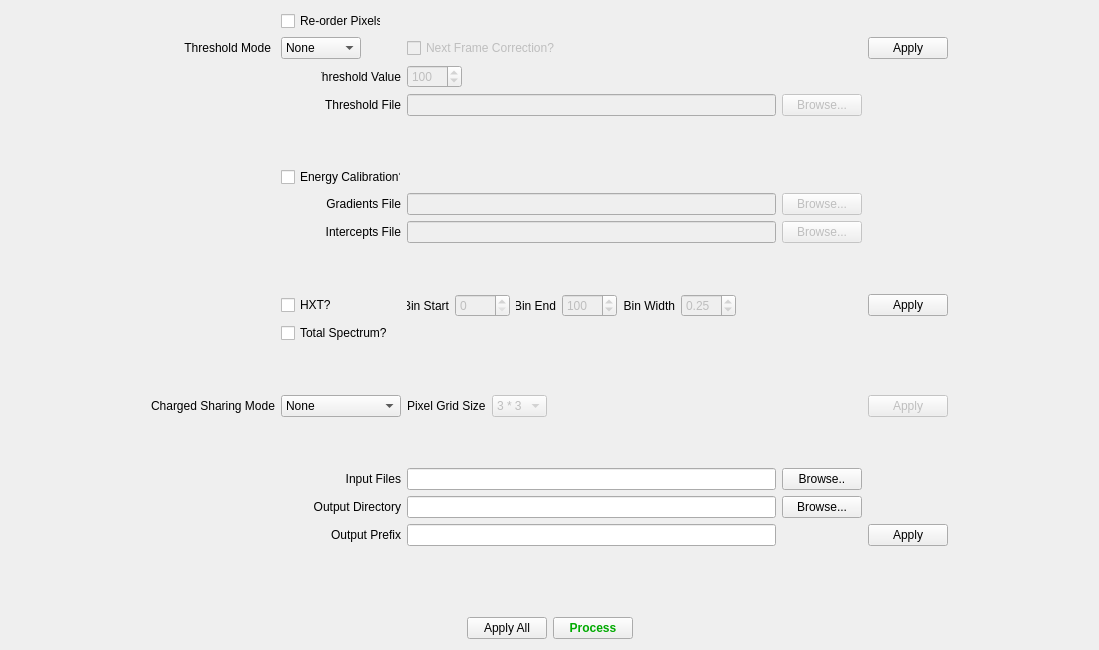
<?xml version="1.0" encoding="UTF-8"?>
<ui version="4.0">
 <class>ProcessingForm</class>
 <widget class="QWidget" name="ProcessingForm">
  <property name="geometry">
   <rect>
    <x>0</x>
    <y>0</y>
    <width>1099</width>
    <height>650</height>
   </rect>
  </property>
  <property name="minimumSize">
   <size>
    <width>800</width>
    <height>480</height>
   </size>
  </property>
  <property name="windowTitle">
   <string>Form</string>
  </property>
  <layout class="QGridLayout" name="gridLayout_4">
   <item row="0" column="0" colspan="4">
    <layout class="QHBoxLayout" name="horizontalLayout_4"/>
   </item>
   <item row="6" column="0">
    <spacer name="horizontalSpacer_2">
     <property name="orientation">
      <enum>Qt::Horizontal</enum>
     </property>
     <property name="sizeHint" stdset="0">
      <size>
       <width>40</width>
       <height>20</height>
      </size>
     </property>
    </spacer>
   </item>
   <item row="6" column="2">
    <widget class="QPushButton" name="processButton">
     <property name="maximumSize">
      <size>
       <width>100</width>
       <height>16777215</height>
      </size>
     </property>
     <property name="palette">
      <palette>
       <active>
        <colorrole role="Text">
         <brush brushstyle="SolidPattern">
          <color alpha="255">
           <red>0</red>
           <green>170</green>
           <blue>0</blue>
          </color>
         </brush>
        </colorrole>
        <colorrole role="ButtonText">
         <brush brushstyle="SolidPattern">
          <color alpha="255">
           <red>0</red>
           <green>170</green>
           <blue>0</blue>
          </color>
         </brush>
        </colorrole>
       </active>
       <inactive>
        <colorrole role="Text">
         <brush brushstyle="SolidPattern">
          <color alpha="255">
           <red>0</red>
           <green>170</green>
           <blue>0</blue>
          </color>
         </brush>
        </colorrole>
        <colorrole role="ButtonText">
         <brush brushstyle="SolidPattern">
          <color alpha="255">
           <red>0</red>
           <green>170</green>
           <blue>0</blue>
          </color>
         </brush>
        </colorrole>
       </inactive>
       <disabled>
        <colorrole role="Text">
         <brush brushstyle="SolidPattern">
          <color alpha="255">
           <red>120</red>
           <green>120</green>
           <blue>120</blue>
          </color>
         </brush>
        </colorrole>
        <colorrole role="ButtonText">
         <brush brushstyle="SolidPattern">
          <color alpha="255">
           <red>120</red>
           <green>120</green>
           <blue>120</blue>
          </color>
         </brush>
        </colorrole>
       </disabled>
      </palette>
     </property>
     <property name="font">
      <font>
       <weight>75</weight>
       <bold>true</bold>
      </font>
     </property>
     <property name="text">
      <string>Process</string>
     </property>
    </widget>
   </item>
   <item row="6" column="3">
    <spacer name="horizontalSpacer_3">
     <property name="orientation">
      <enum>Qt::Horizontal</enum>
     </property>
     <property name="sizeHint" stdset="0">
      <size>
       <width>40</width>
       <height>20</height>
      </size>
     </property>
    </spacer>
   </item>
   <item row="1" column="0" rowspan="4" colspan="4">
    <layout class="QGridLayout" name="gridLayout_3">
     <item row="1" column="2">
      <widget class="QComboBox" name="thresholdModeComboBox">
       <property name="maximumSize">
        <size>
         <width>80</width>
         <height>16777215</height>
        </size>
       </property>
       <property name="currentText">
        <string>None</string>
       </property>
       <item>
        <property name="text">
         <string>None</string>
        </property>
       </item>
       <item>
        <property name="text">
         <string>Value</string>
        </property>
       </item>
       <item>
        <property name="text">
         <string>File</string>
        </property>
       </item>
      </widget>
     </item>
     <item row="1" column="5">
      <widget class="QPushButton" name="thresholdButton">
       <property name="maximumSize">
        <size>
         <width>80</width>
         <height>16777215</height>
        </size>
       </property>
       <property name="text">
        <string>Apply</string>
       </property>
      </widget>
     </item>
     <item row="0" column="2">
      <widget class="QCheckBox" name="re_orderCheckBox">
       <property name="maximumSize">
        <size>
         <width>100</width>
         <height>16777215</height>
        </size>
       </property>
       <property name="layoutDirection">
        <enum>Qt::LeftToRight</enum>
       </property>
       <property name="text">
        <string>Re-order Pixels?</string>
       </property>
       <property name="checked">
        <bool>false</bool>
       </property>
      </widget>
     </item>
     <item row="3" column="2">
      <widget class="QLabel" name="thresholdValueLabel">
       <property name="maximumSize">
        <size>
         <width>80</width>
         <height>16777215</height>
        </size>
       </property>
       <property name="layoutDirection">
        <enum>Qt::RightToLeft</enum>
       </property>
       <property name="text">
        <string>Threshold Value</string>
       </property>
       <property name="alignment">
        <set>Qt::AlignRight|Qt::AlignTrailing|Qt::AlignVCenter</set>
       </property>
      </widget>
     </item>
     <item row="1" column="1">
      <widget class="QLabel" name="thresholdModeLabel">
       <property name="maximumSize">
        <size>
         <width>120</width>
         <height>16777215</height>
        </size>
       </property>
       <property name="layoutDirection">
        <enum>Qt::LeftToRight</enum>
       </property>
       <property name="text">
        <string>Threshold Mode</string>
       </property>
       <property name="alignment">
        <set>Qt::AlignRight|Qt::AlignTrailing|Qt::AlignVCenter</set>
       </property>
      </widget>
     </item>
     <item row="20" column="6">
      <spacer name="horizontalSpacer">
       <property name="orientation">
        <enum>Qt::Horizontal</enum>
       </property>
       <property name="sizeHint" stdset="0">
        <size>
         <width>40</width>
         <height>20</height>
        </size>
       </property>
      </spacer>
     </item>
     <item row="3" column="3">
      <widget class="QSpinBox" name="thresholdValue">
       <property name="enabled">
        <bool>false</bool>
       </property>
       <property name="maximumSize">
        <size>
         <width>55</width>
         <height>16777215</height>
        </size>
       </property>
       <property name="sizeIncrement">
        <size>
         <width>40</width>
         <height>0</height>
        </size>
       </property>
       <property name="minimum">
        <number>1</number>
       </property>
       <property name="maximum">
        <number>65535</number>
       </property>
       <property name="value">
        <number>100</number>
       </property>
      </widget>
     </item>
     <item row="19" column="1">
      <spacer name="verticalSpacer_3">
       <property name="orientation">
        <enum>Qt::Vertical</enum>
       </property>
       <property name="sizeHint" stdset="0">
        <size>
         <width>20</width>
         <height>40</height>
        </size>
       </property>
      </spacer>
     </item>
     <item row="4" column="2">
      <widget class="QLabel" name="thresholdFileLabel">
       <property name="maximumSize">
        <size>
         <width>80</width>
         <height>16777215</height>
        </size>
       </property>
       <property name="layoutDirection">
        <enum>Qt::RightToLeft</enum>
       </property>
       <property name="text">
        <string>Threshold File</string>
       </property>
       <property name="alignment">
        <set>Qt::AlignRight|Qt::AlignTrailing|Qt::AlignVCenter</set>
       </property>
      </widget>
     </item>
     <item row="10" column="2">
      <layout class="QHBoxLayout" name="horizontalLayout_2">
       <item>
        <widget class="QCheckBox" name="hxtCheckBox">
         <property name="text">
          <string>HXT?</string>
         </property>
        </widget>
       </item>
      </layout>
     </item>
     <item row="17" column="3">
      <widget class="QLineEdit" name="outputDirectory">
       <property name="maximumSize">
        <size>
         <width>750</width>
         <height>16777215</height>
        </size>
       </property>
      </widget>
     </item>
     <item row="15" column="1">
      <spacer name="verticalSpacer">
       <property name="orientation">
        <enum>Qt::Vertical</enum>
       </property>
       <property name="sizeHint" stdset="0">
        <size>
         <width>20</width>
         <height>40</height>
        </size>
       </property>
      </spacer>
     </item>
     <item row="9" column="2">
      <spacer name="verticalSpacer_2">
       <property name="orientation">
        <enum>Qt::Vertical</enum>
       </property>
       <property name="sizeHint" stdset="0">
        <size>
         <width>20</width>
         <height>40</height>
        </size>
       </property>
      </spacer>
     </item>
     <item row="18" column="3">
      <widget class="QLineEdit" name="outputPrefix">
       <property name="maximumSize">
        <size>
         <width>750</width>
         <height>16777215</height>
        </size>
       </property>
      </widget>
     </item>
     <item row="17" column="4">
      <widget class="QPushButton" name="outputDirectoryButton">
       <property name="maximumSize">
        <size>
         <width>80</width>
         <height>16777215</height>
        </size>
       </property>
       <property name="text">
        <string>Browse...</string>
       </property>
      </widget>
     </item>
     <item row="10" column="5">
      <widget class="QPushButton" name="energyCalibrationButton">
       <property name="maximumSize">
        <size>
         <width>80</width>
         <height>16777215</height>
        </size>
       </property>
       <property name="text">
        <string>Apply</string>
       </property>
      </widget>
     </item>
     <item row="11" column="2">
      <widget class="QCheckBox" name="totalSpectrumCheckBox">
       <property name="text">
        <string>Total Spectrum?</string>
       </property>
      </widget>
     </item>
     <item row="8" column="3">
      <widget class="QLineEdit" name="interceptFilename">
       <property name="enabled">
        <bool>false</bool>
       </property>
       <property name="maximumSize">
        <size>
         <width>750</width>
         <height>16777215</height>
        </size>
       </property>
      </widget>
     </item>
     <item row="5" column="2">
      <spacer name="verticalSpacer_5">
       <property name="orientation">
        <enum>Qt::Vertical</enum>
       </property>
       <property name="sizeHint" stdset="0">
        <size>
         <width>20</width>
         <height>40</height>
        </size>
       </property>
      </spacer>
     </item>
     <item row="17" column="2">
      <widget class="QLabel" name="outputDirectorylabel">
       <property name="maximumSize">
        <size>
         <width>120</width>
         <height>16777215</height>
        </size>
       </property>
       <property name="text">
        <string>Output Directory</string>
       </property>
       <property name="alignment">
        <set>Qt::AlignRight|Qt::AlignTrailing|Qt::AlignVCenter</set>
       </property>
      </widget>
     </item>
     <item row="8" column="4">
      <widget class="QPushButton" name="interceptsFileButton">
       <property name="enabled">
        <bool>false</bool>
       </property>
       <property name="maximumSize">
        <size>
         <width>80</width>
         <height>16777215</height>
        </size>
       </property>
       <property name="text">
        <string>Browse...</string>
       </property>
      </widget>
     </item>
     <item row="14" column="1">
      <widget class="QLabel" name="chargedSharingLabel">
       <property name="text">
        <string>&lt;html&gt;&lt;head/&gt;&lt;body&gt;&lt;p&gt;Charged Sharing Mode&lt;/p&gt;&lt;/body&gt;&lt;/html&gt;</string>
       </property>
      </widget>
     </item>
     <item row="1" column="3">
      <widget class="QCheckBox" name="nextFrameCorrectionCheckBox">
       <property name="enabled">
        <bool>false</bool>
       </property>
       <property name="text">
        <string>Next Frame Correction?</string>
       </property>
      </widget>
     </item>
     <item row="14" column="5">
      <widget class="QPushButton" name="chargedSharingButton">
       <property name="enabled">
        <bool>false</bool>
       </property>
       <property name="maximumSize">
        <size>
         <width>80</width>
         <height>16777215</height>
        </size>
       </property>
       <property name="text">
        <string>Apply</string>
       </property>
      </widget>
     </item>
     <item row="16" column="2">
      <widget class="QLabel" name="inputFilesLabel">
       <property name="text">
        <string>Input Files</string>
       </property>
       <property name="alignment">
        <set>Qt::AlignRight|Qt::AlignTrailing|Qt::AlignVCenter</set>
       </property>
      </widget>
     </item>
     <item row="14" column="3">
      <layout class="QHBoxLayout" name="horizontalLayout_3">
       <item>
        <widget class="QLabel" name="pixelGridLabel">
         <property name="text">
          <string>Pixel Grid Size</string>
         </property>
        </widget>
       </item>
       <item>
        <widget class="QComboBox" name="pixelGridComboBox">
         <property name="enabled">
          <bool>false</bool>
         </property>
         <item>
          <property name="text">
           <string>3 * 3</string>
          </property>
         </item>
         <item>
          <property name="text">
           <string>5 * 5</string>
          </property>
         </item>
        </widget>
       </item>
       <item>
        <spacer name="horizontalSpacer_4">
         <property name="orientation">
          <enum>Qt::Horizontal</enum>
         </property>
         <property name="sizeHint" stdset="0">
          <size>
           <width>40</width>
           <height>20</height>
          </size>
         </property>
        </spacer>
       </item>
      </layout>
     </item>
     <item row="13" column="2">
      <spacer name="verticalSpacer_8">
       <property name="orientation">
        <enum>Qt::Vertical</enum>
       </property>
       <property name="sizeHint" stdset="0">
        <size>
         <width>20</width>
         <height>40</height>
        </size>
       </property>
      </spacer>
     </item>
     <item row="4" column="3">
      <widget class="QLineEdit" name="thresholdFile">
       <property name="enabled">
        <bool>false</bool>
       </property>
       <property name="maximumSize">
        <size>
         <width>750</width>
         <height>16777215</height>
        </size>
       </property>
      </widget>
     </item>
     <item row="6" column="2">
      <widget class="QCheckBox" name="energyCalibrationCheckBox">
       <property name="maximumSize">
        <size>
         <width>120</width>
         <height>16777215</height>
        </size>
       </property>
       <property name="text">
        <string>Energy Calibration?</string>
       </property>
      </widget>
     </item>
     <item row="8" column="2">
      <widget class="QLabel" name="interceptsFileLabel">
       <property name="text">
        <string>Intercepts File</string>
       </property>
       <property name="alignment">
        <set>Qt::AlignRight|Qt::AlignTrailing|Qt::AlignVCenter</set>
       </property>
      </widget>
     </item>
     <item row="14" column="2">
      <widget class="QComboBox" name="chargedSharingComboBox">
       <property name="enabled">
        <bool>true</bool>
       </property>
       <property name="currentText">
        <string>None</string>
       </property>
       <item>
        <property name="text">
         <string>None</string>
        </property>
       </item>
       <item>
        <property name="text">
         <string>Addition</string>
        </property>
       </item>
       <item>
        <property name="text">
         <string>Discrimination</string>
        </property>
       </item>
      </widget>
     </item>
     <item row="7" column="4">
      <widget class="QPushButton" name="gradientsFileButton">
       <property name="enabled">
        <bool>false</bool>
       </property>
       <property name="maximumSize">
        <size>
         <width>80</width>
         <height>23</height>
        </size>
       </property>
       <property name="text">
        <string>Browse...</string>
       </property>
      </widget>
     </item>
     <item row="7" column="3">
      <widget class="QLineEdit" name="gradientFilename">
       <property name="enabled">
        <bool>false</bool>
       </property>
       <property name="maximumSize">
        <size>
         <width>750</width>
         <height>16777215</height>
        </size>
       </property>
      </widget>
     </item>
     <item row="10" column="3">
      <layout class="QHBoxLayout" name="horizontalLayout">
       <item>
        <widget class="QLabel" name="startBinLabel">
         <property name="maximumSize">
          <size>
           <width>42</width>
           <height>16777215</height>
          </size>
         </property>
         <property name="sizeIncrement">
          <size>
           <width>40</width>
           <height>0</height>
          </size>
         </property>
         <property name="text">
          <string>Bin Start</string>
         </property>
         <property name="alignment">
          <set>Qt::AlignRight|Qt::AlignTrailing|Qt::AlignVCenter</set>
         </property>
        </widget>
       </item>
       <item>
        <widget class="QSpinBox" name="binStartSpinBox">
         <property name="enabled">
          <bool>false</bool>
         </property>
         <property name="minimumSize">
          <size>
           <width>55</width>
           <height>0</height>
          </size>
         </property>
         <property name="maximumSize">
          <size>
           <width>55</width>
           <height>16777215</height>
          </size>
         </property>
         <property name="maximum">
          <number>640000</number>
         </property>
        </widget>
       </item>
       <item>
        <widget class="QLabel" name="endBinLabel">
         <property name="maximumSize">
          <size>
           <width>40</width>
           <height>16777215</height>
          </size>
         </property>
         <property name="text">
          <string>Bin End</string>
         </property>
         <property name="alignment">
          <set>Qt::AlignRight|Qt::AlignTrailing|Qt::AlignVCenter</set>
         </property>
        </widget>
       </item>
       <item>
        <widget class="QSpinBox" name="binEndSpinBox">
         <property name="enabled">
          <bool>false</bool>
         </property>
         <property name="minimumSize">
          <size>
           <width>55</width>
           <height>0</height>
          </size>
         </property>
         <property name="maximumSize">
          <size>
           <width>55</width>
           <height>16777215</height>
          </size>
         </property>
         <property name="minimum">
          <number>1</number>
         </property>
         <property name="maximum">
          <number>640000</number>
         </property>
         <property name="value">
          <number>100</number>
         </property>
        </widget>
       </item>
       <item>
        <widget class="QLabel" name="label">
         <property name="text">
          <string>Bin Width</string>
         </property>
         <property name="alignment">
          <set>Qt::AlignRight|Qt::AlignTrailing|Qt::AlignVCenter</set>
         </property>
        </widget>
       </item>
       <item>
        <widget class="QDoubleSpinBox" name="binWidthSpinBox">
         <property name="enabled">
          <bool>false</bool>
         </property>
         <property name="minimumSize">
          <size>
           <width>55</width>
           <height>0</height>
          </size>
         </property>
         <property name="maximumSize">
          <size>
           <width>55</width>
           <height>16777215</height>
          </size>
         </property>
         <property name="minimum">
          <double>0.100000000000000</double>
         </property>
         <property name="singleStep">
          <double>0.250000000000000</double>
         </property>
         <property name="value">
          <double>0.250000000000000</double>
         </property>
        </widget>
       </item>
       <item>
        <spacer name="horizontalSpacer_5">
         <property name="orientation">
          <enum>Qt::Horizontal</enum>
         </property>
         <property name="sizeHint" stdset="0">
          <size>
           <width>40</width>
           <height>20</height>
          </size>
         </property>
        </spacer>
       </item>
      </layout>
     </item>
     <item row="16" column="3">
      <widget class="QLineEdit" name="inputFilesList">
       <property name="maximumSize">
        <size>
         <width>750</width>
         <height>16777215</height>
        </size>
       </property>
      </widget>
     </item>
     <item row="18" column="2">
      <widget class="QLabel" name="outputPrefixLabel">
       <property name="minimumSize">
        <size>
         <width>106</width>
         <height>17</height>
        </size>
       </property>
       <property name="maximumSize">
        <size>
         <width>120</width>
         <height>16777215</height>
        </size>
       </property>
       <property name="layoutDirection">
        <enum>Qt::LeftToRight</enum>
       </property>
       <property name="text">
        <string>Output Prefix</string>
       </property>
       <property name="alignment">
        <set>Qt::AlignRight|Qt::AlignTrailing|Qt::AlignVCenter</set>
       </property>
      </widget>
     </item>
     <item row="7" column="2">
      <widget class="QLabel" name="gradientsFileLabel">
       <property name="text">
        <string>Gradients File</string>
       </property>
       <property name="alignment">
        <set>Qt::AlignRight|Qt::AlignTrailing|Qt::AlignVCenter</set>
       </property>
      </widget>
     </item>
     <item row="19" column="3">
      <spacer name="horizontalSpacer_7">
       <property name="orientation">
        <enum>Qt::Horizontal</enum>
       </property>
       <property name="sizeHint" stdset="0">
        <size>
         <width>40</width>
         <height>20</height>
        </size>
       </property>
      </spacer>
     </item>
     <item row="4" column="4">
      <widget class="QPushButton" name="thresholdFileButton">
       <property name="enabled">
        <bool>false</bool>
       </property>
       <property name="maximumSize">
        <size>
         <width>80</width>
         <height>23</height>
        </size>
       </property>
       <property name="text">
        <string>Browse...</string>
       </property>
      </widget>
     </item>
     <item row="8" column="0">
      <spacer name="horizontalSpacer_6">
       <property name="orientation">
        <enum>Qt::Horizontal</enum>
       </property>
       <property name="sizeHint" stdset="0">
        <size>
         <width>40</width>
         <height>20</height>
        </size>
       </property>
      </spacer>
     </item>
     <item row="16" column="4">
      <widget class="QPushButton" name="inputFilesListButton">
       <property name="maximumSize">
        <size>
         <width>80</width>
         <height>16777215</height>
        </size>
       </property>
       <property name="text">
        <string>Browse..</string>
       </property>
      </widget>
     </item>
     <item row="18" column="5">
      <widget class="QPushButton" name="dataFileButton">
       <property name="maximumSize">
        <size>
         <width>80</width>
         <height>16777215</height>
        </size>
       </property>
       <property name="text">
        <string>Apply</string>
       </property>
      </widget>
     </item>
    </layout>
   </item>
   <item row="6" column="1">
    <widget class="QPushButton" name="applyAllButton">
     <property name="enabled">
      <bool>true</bool>
     </property>
     <property name="text">
      <string>Apply All</string>
     </property>
    </widget>
   </item>
  </layout>
 </widget>
 <resources/>
 <connections/>
</ui>
